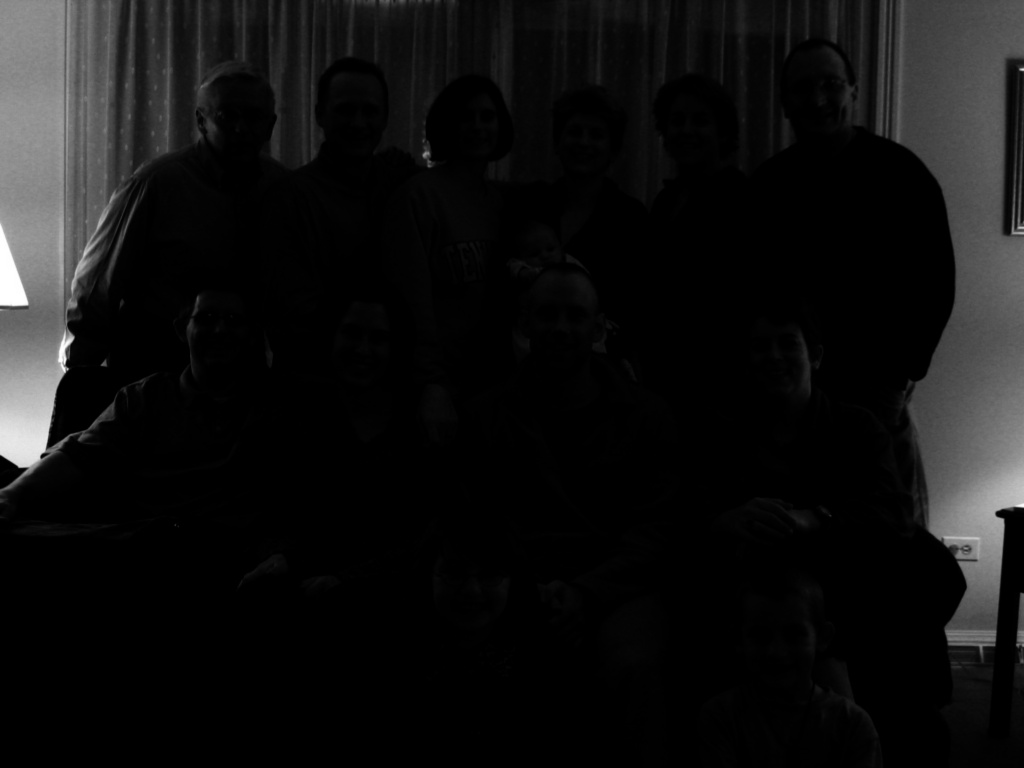
#> input picture Contrast Enhancement/sample.jpg, 1024 x 768 px
$ jupyter execute 'ContrastEnhancemnet (CLAHE).ipynb'
#> lines starting #> are read from the running program, lines starting #| are printed output that depends on the picture
# <font color='mediumvioletred'> Contrast Enhancement
## <font color='blueviolet'> CLAHE Method

#### Import necessary libraries

[cell 1]
import cv2
import numpy as np
import matplotlib.pyplot as plt

#### Function to read and display the original image

[cell 2]
def read_and_display_image(file_path):
#> called with file_path = 'sample.jpg'
    img = cv2.imread(file_path, cv2.IMREAD_GRAYSCALE)
#> img is the input picture: shape (768, 1024); min 0, max 255, mean 17.3
    show_img_plt(img, 'Original Image')

#### Display image using matplotlib

[cell 3]
def show_img_plt(img, title='', c_map='gray', fig_height=8, fig_width=6):
    plt.figure(figsize=(fig_height, fig_width), dpi=100)
    plt.imshow(img, cmap=c_map)
    plt.title(title)
    plt.show()

#### Display histogram using matplotlib

[cell 4]
def display_hist_plt(img, bins=256, img_range=(0, 256), title='Histogram'):
#> called with bins = 256, img_range = (0, 256), title = 'Histogram'
    plt.hist(img.flat, bins=bins, range=img_range)
    plt.title(title)
    plt.show()
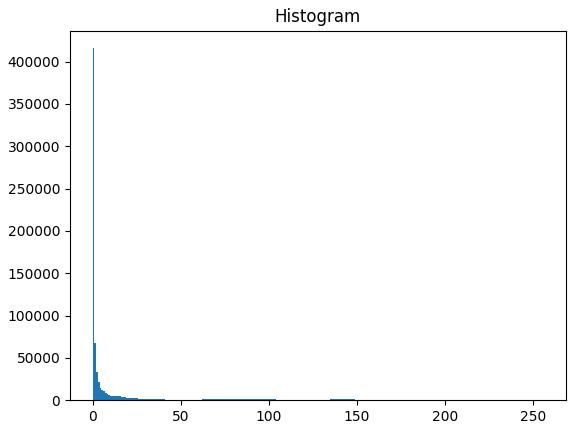
#> figure drawn by matplotlib, 1 panel; tallest bar 415800 high, from x = 0 to 1

#### Enhances the input image using Contrast Limited Adaptive Histogram Equalization (CLAHE)

[cell 5]
def enhance_image_with_CLAHE(img):
    # Create CLAHE object
    clahe = cv2.createCLAHE(clipLimit = 8.0, tileGridSize = (32, 32))
    # Apply CLAHE to the image
    enhanced_img = clahe.apply(img)
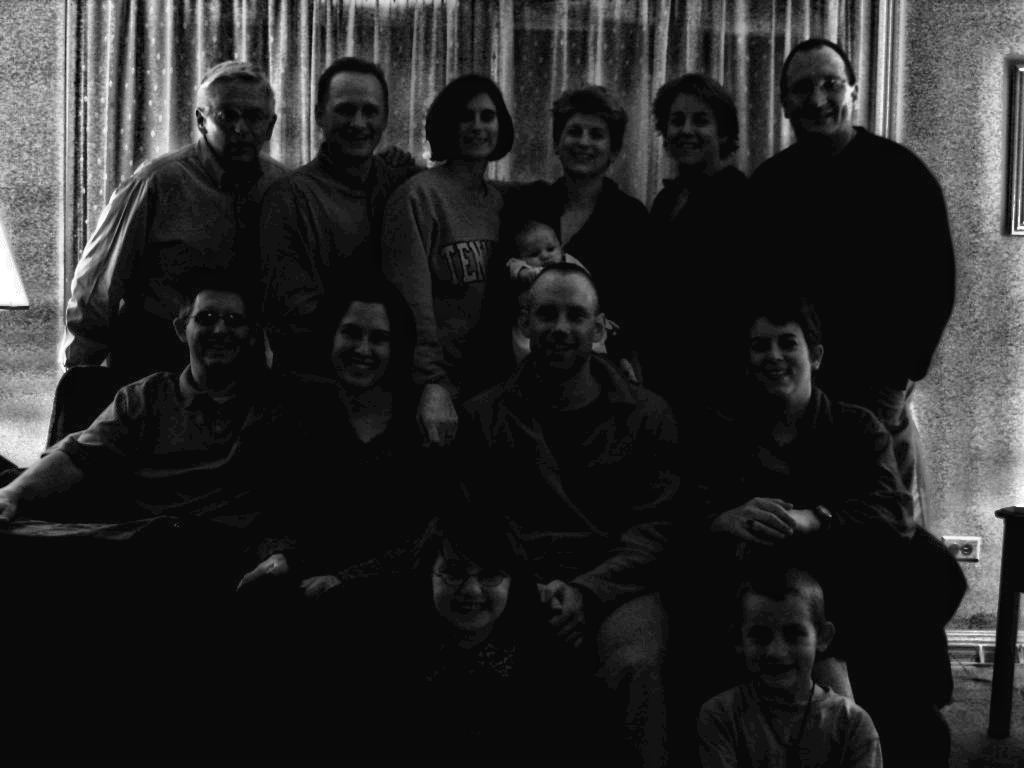
#> enhanced_img: shape (768, 1024); min 1, max 255, mean 39.6
    return enhanced_img

### 1. Display Original Image and its Histogram

[cell 6]
file_path = 'sample.jpg'

[cell 7]
read_and_display_image(file_path)
display_hist_plt(cv2.imread(file_path, cv2.IMREAD_GRAYSCALE))

### 2. Read the original image

[cell 8]
original_img = cv2.imread(file_path, cv2.IMREAD_GRAYSCALE)

### 3. Enhance original image using CLAHE Algorithm

[cell 9]
enhanced_img = enhance_image_with_CLAHE(original_img)

### 4. Display the enhanced image

[cell 10]
show_img_plt(enhanced_img, title='Enhanced Image')

### 5. Display the histogram of the enhanced image

[cell 11]
display_hist_plt(enhanced_img)
#> call 2 of display_hist_plt, with bins = 256, img_range = (0, 256), title = 'Histogram'
#> in display_hist_plt (call 2), `plt.show()`:
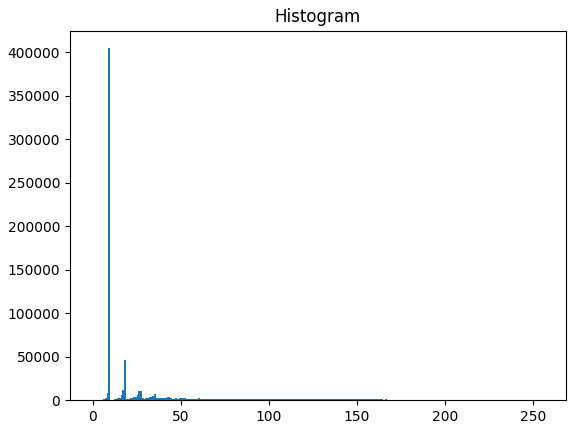
#> figure drawn by matplotlib, 1 panel; tallest bar 404548 high, from x = 9 to 10
